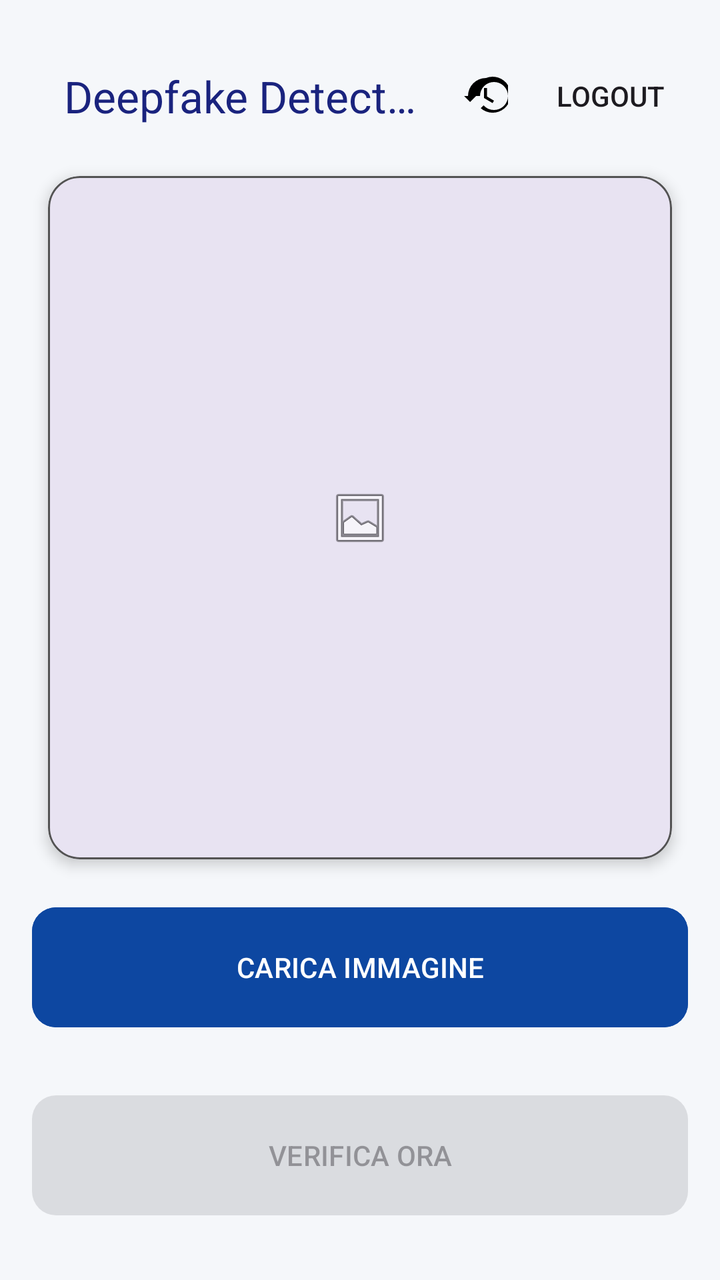
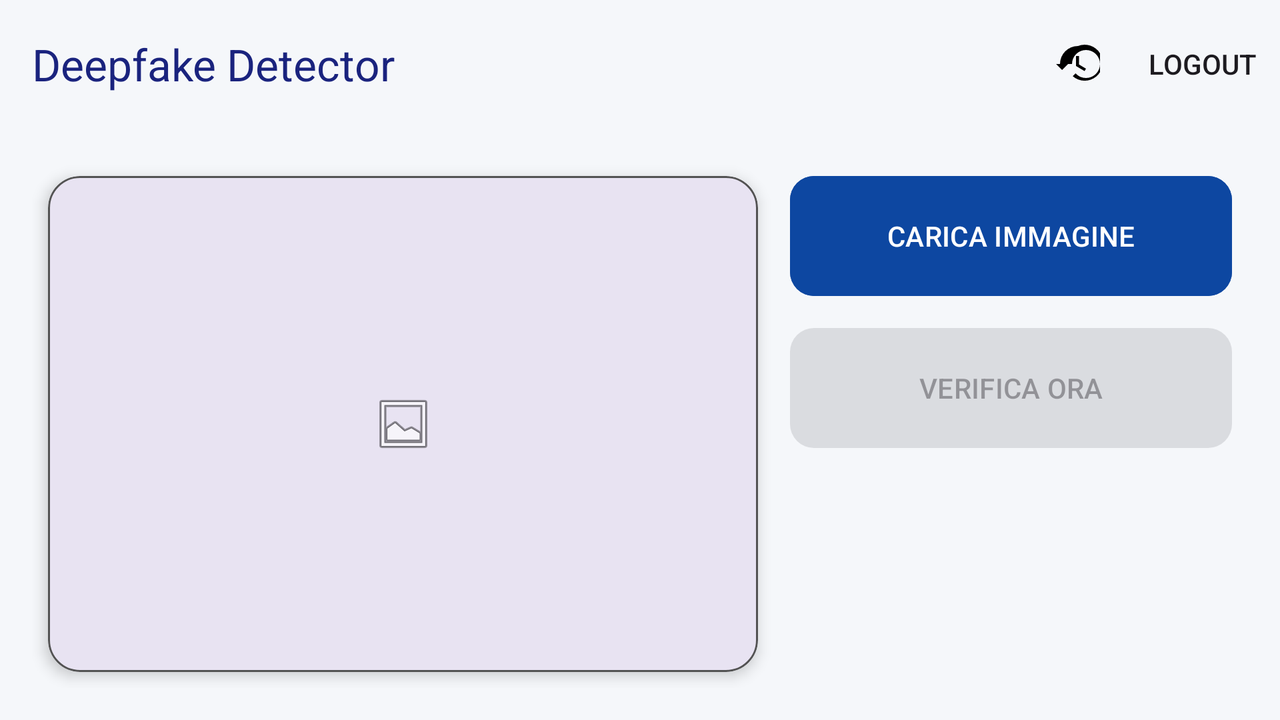

First picture: res/layout/ on a phone held upright. Second picture: the repository's own variant of that layout, on a device whose configuration matches the variant's folder. Source for both follows.
<!-- AndroidManifest.xml: application theme Theme.FakeImageDetector -->
<!-- res/layout/activity_image_picker.xml -->
<?xml version="1.0" encoding="utf-8"?>
<LinearLayout xmlns:android="http://schemas.android.com/apk/res/android"
    xmlns:app="http://schemas.android.com/apk/res-auto"
    android:layout_width="match_parent"
    android:layout_height="match_parent"
    android:orientation="vertical"
    android:fitsSystemWindows="true"
    android:padding="16dp"
    android:background="@color/background"
    android:gravity="center_horizontal">

    <com.google.android.material.appbar.AppBarLayout
        android:id="@+id/appBarLayout"
        android:layout_width="match_parent"
        android:layout_height="wrap_content"
        android:background="@color/background"
        app:elevation="0dp">

        <com.google.android.material.appbar.MaterialToolbar
            android:id="@+id/topAppBar"
            android:layout_width="match_parent"
            android:layout_height="?attr/actionBarSize"
            app:title="@string/app_name"
            app:titleTextColor="@color/primary"
            app:menu="@menu/top_app_bar_menu" />
    </com.google.android.material.appbar.AppBarLayout>

    <com.google.android.material.card.MaterialCardView
        android:layout_width="match_parent"
        android:layout_height="0dp"
        android:layout_weight="1"
        app:cardCornerRadius="16dp"
        app:cardElevation="4dp"
        android:layout_margin="8dp"
        app:strokeColor="@color/text_secondary"
        app:strokeWidth="1dp">

        <ImageView
            android:id="@+id/ivPreview"
            android:layout_width="match_parent"
            android:layout_height="match_parent"
            android:contentDescription="@string/content_desc_preview"
            android:scaleType="centerInside"
            android:src="@android:drawable/ic_menu_gallery"
            android:transitionName="shared_image_container"
            android:padding="16dp" />
    </com.google.android.material.card.MaterialCardView>

    <Button
        android:id="@+id/btnLoad"
        android:layout_width="match_parent"
        android:layout_height="60dp"
        android:text="@string/btn_load"
        android:textColor="@android:color/white"
        android:layout_marginTop="16dp"
        app:cornerRadius="12dp"
        android:backgroundTint="@color/primary_variant" />

    <View
        android:layout_width="match_parent"
        android:layout_height="0dp"
        android:layout_weight="0.1" />

    <Button
        android:id="@+id/btnCheck"
        android:layout_width="match_parent"
        android:layout_height="60dp"
        android:text="@string/btn_check"
        android:enabled="false"
        app:cornerRadius="12dp"
        android:layout_marginBottom="16dp" />

</LinearLayout>
<!-- resources referenced by this layout -->
<resources>
  <color name="background">#F5F7FA</color>
  <color name="primary">#1A237E</color>
  <color name="primary_variant">#0D47A1</color>
  <color name="text_secondary">#535353</color>
  <string name="app_name">Deepfake Detector</string>
  <string name="btn_check">VERIFICA ORA</string>
  <string name="btn_load">CARICA IMMAGINE</string>
  <string name="content_desc_preview">Anteprima immagine selezionata</string>
  <style name="Theme.FakeImageDetector" parent="Theme.Material3.DayNight.NoActionBar">
          <item name="colorPrimary">@color/primary</item>
          <item name="colorSecondary">@color/secondary</item>
          <item name="android:windowBackground">@color/background</item>
          <item name="android:windowFullscreen">true</item>
          <item name="materialButtonStyle">@style/Widget.App.Button</item>
      </style>
  <color name="secondary">#00E5FF</color>
  <style name="Widget.App.Button" parent="Widget.Material3.Button">
          <item name="cornerRadius">12dp</item>
          <item name="android:insetTop">0dp</item>
          <item name="android:insetBottom">0dp</item>
      </style>s
</resources>
<!-- res/layout-land/activity_image_picker.xml (the repository's variant of the layout above) -->
<!-- drawn on the phone turned sideways -->
<?xml version="1.0" encoding="utf-8"?>
<LinearLayout xmlns:android="http://schemas.android.com/apk/res/android"
    xmlns:app="http://schemas.android.com/apk/res-auto"
    android:layout_width="match_parent"
    android:layout_height="match_parent"
    android:orientation="vertical"
    android:fitsSystemWindows="true"
    android:background="@color/background">

    <com.google.android.material.appbar.AppBarLayout
        android:id="@+id/appBarLayout"
        android:layout_width="match_parent"
        android:layout_height="wrap_content"
        android:background="@color/background"
        app:elevation="0dp">

        <com.google.android.material.appbar.MaterialToolbar
            android:id="@+id/topAppBar"
            android:layout_width="match_parent"
            android:layout_height="?attr/actionBarSize"
            app:title="@string/app_name"
            app:titleTextColor="@color/primary"
            app:menu="@menu/top_app_bar_menu" />
    </com.google.android.material.appbar.AppBarLayout>

    <LinearLayout
        android:layout_width="match_parent"
        android:layout_height="match_parent"
        android:orientation="horizontal"
        android:padding="16dp">

        <com.google.android.material.card.MaterialCardView
            android:layout_width="0dp"
            android:layout_height="match_parent"
            android:layout_weight="1.5"
            app:cardCornerRadius="16dp"
            app:cardElevation="4dp"
            android:layout_margin="8dp"
            app:strokeColor="@color/text_secondary"
            app:strokeWidth="1dp">

            <ImageView
                android:id="@+id/ivPreview"
                android:layout_width="match_parent"
                android:layout_height="match_parent"
                android:contentDescription="@string/content_desc_preview"
                android:scaleType="centerInside"
                android:src="@android:drawable/ic_menu_gallery"
                android:transitionName="shared_image_container"
                android:padding="16dp" />
        </com.google.android.material.card.MaterialCardView>

        <LinearLayout
            android:layout_width="0dp"
            android:layout_height="match_parent"
            android:layout_weight="1"
            android:orientation="vertical"
            android:gravity="center"
            android:padding="8dp">

            <Button
                android:id="@+id/btnLoad"
                android:layout_width="match_parent"
                android:layout_height="60dp"
                android:text="@string/btn_load"
                android:textColor="@android:color/white"
                app:cornerRadius="12dp"
                android:backgroundTint="@color/primary_variant"
                android:layout_marginBottom="16dp" />

            <Button
                android:id="@+id/btnCheck"
                android:layout_width="match_parent"
                android:layout_height="60dp"
                android:text="@string/btn_check"
                android:enabled="false"
                app:cornerRadius="12dp" />

            <View
                android:layout_width="match_parent"
                android:layout_height="0dp"
                android:layout_weight="1" />
        </LinearLayout>
    </LinearLayout>
</LinearLayout>
